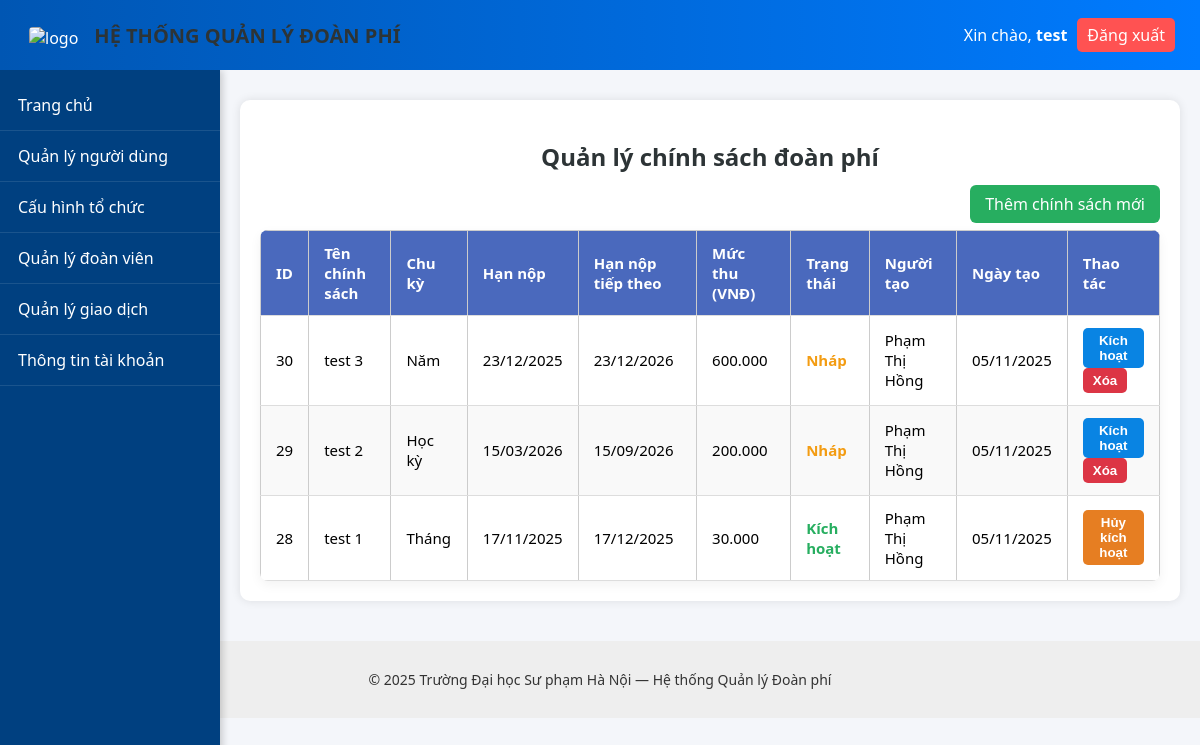
Page /pages/manage_policy.php (signed in) on the earlier database version.
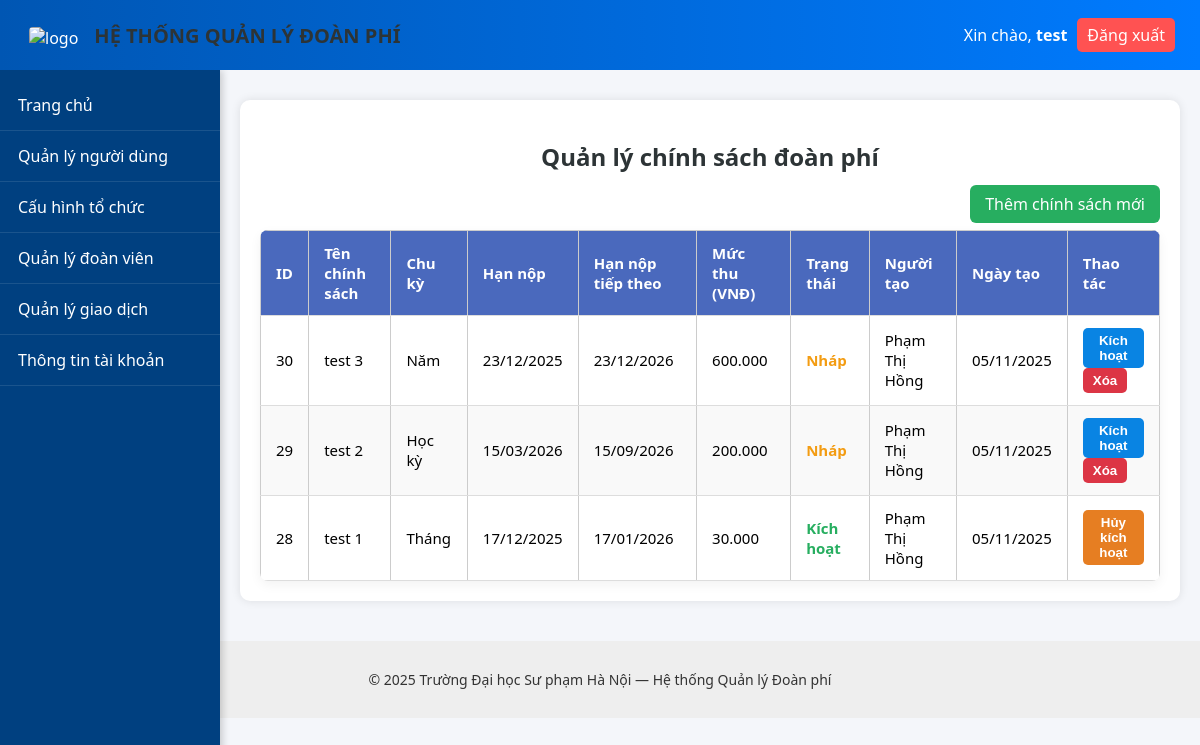
Same page on the later database version.
### tables this page shows
CREATE TABLE `fee_policy` (
  `id` int(11) NOT NULL,
  `policy_name` varchar(255) NOT NULL,
  `cycle` varchar(50) NOT NULL,
  `due_date` date DEFAULT NULL,
  `standard_amount` decimal(10,2) NOT NULL,
  `status` enum('Draft','Active','Inactive') DEFAULT 'Draft',
  `created_by` int(11) DEFAULT NULL,
  `created_at` datetime DEFAULT current_timestamp(),
  `updated_at` datetime DEFAULT current_timestamp() ON UPDATE current_timestamp()
);

CREATE TABLE `users` (
  `userId` int(11) NOT NULL,
  `userName` varchar(255) NOT NULL,
  `fullName` varchar(255) DEFAULT NULL,
  `gender` enum('M','F','O') DEFAULT 'O',
  `identifyCard` varchar(255) DEFAULT NULL,
  `email` varchar(255) DEFAULT NULL,
  `password` varchar(255) NOT NULL,
  `birthDate` date DEFAULT NULL,
  `joinDate` date DEFAULT NULL,
  `unit` varchar(255) DEFAULT NULL,
  `isAdmin` tinyint(1) DEFAULT 0,
  `createdAt` datetime DEFAULT current_timestamp(),
  `updatedAt` datetime DEFAULT current_timestamp() ON UPDATE current_timestamp()
);

### pages/manage_policy.php (the view, shortened to what this page needs)
<?php
include("../includes/header.php");
include("../includes/navbar.php");
include("../config/db.php");
$conn->query("
  UPDATE fee_policy
  SET due_date = CASE
    WHEN cycle = 'Tháng' AND due_date < CURDATE() THEN DATE_ADD(due_date, INTERVAL 1 MONTH)
    WHEN cycle = 'Học kỳ' AND due_date < CURDATE() THEN DATE_ADD(due_date, INTERVAL 6 MONTH)
    WHEN cycle = 'Năm' AND due_date < CURDATE() THEN DATE_ADD(due_date, INTERVAL 1 YEAR)
    ELSE due_date
  END
");
function getNextDue($cycle, $due_date) {
  switch ($cycle) {
    case 'Tháng': return date("d/m/Y", strtotime("+1 month", strtotime($due_date)));
    case 'Học kỳ': return date("d/m/Y", strtotime("+6 month", strtotime($due_date)));
    case 'Năm': return date("d/m/Y", strtotime("+1 year", strtotime($due_date)));
  }
}
$sql = "SELECT p.*, u.fullName AS created_by FROM fee_policy p
        LEFT JOIN users u ON p.created_by = u.userId
        ORDER BY p.created_at DESC";
$result = $conn->query($sql);
?>
<div class="container">
  <h2>Quản lý chính sách đoàn phí</h2>
  <div class="actions">
    <a href="policy_settings.php" class="btn-add">Thêm chính sách mới</a>
  </div>
  <table class="table">
    <thead>
      <tr>
        <th>ID</th>
        <th>Tên chính sách</th>
        <th>Chu kỳ</th>
        <th>Hạn nộp</th>
        <th>Hạn nộp tiếp theo</th>
        <th>Mức thu (VNĐ)</th>
        <th>Trạng thái</th>
        <th>Người tạo</th>
        <th>Ngày tạo</th>
        <th>Thao tác</th>
      </tr>
    </thead>
    <tbody>
      <?php if ($result && $result->num_rows > 0): ?>
        <?php while ($row = $result->fetch_assoc()): ?>
          <tr>
            <td><?= $row['id'] ?></td>
            <td><?= htmlspecialchars($row['policy_name']) ?></td>
            <td><?= htmlspecialchars($row['cycle']) ?></td>
            <td><?= date("d/m/Y", strtotime($row['due_date'])) ?></td>
            <td><?= getNextDue($row['cycle'], $row['due_date']) ?></td>
            <td><?= number_format($row['standard_amount'], 0, ',', '.') ?></td>
            <td>
              <?php if ($row['status'] === 'Active'): ?>
                <span class="status active">Kích hoạt</span>
              <?php else: ?>
                <span class="status draft">Nháp</span>
              <?php endif; ?>
            </td>
            <td><?= htmlspecialchars($row['created_by'] ?? 'Admin') ?></td>
            <td><?= date("d/m/Y", strtotime($row['created_at'])) ?></td>
            <td>
              <?php if ($row['status'] === 'Active'): ?>
                <form method="POST" style="display:inline;" onsubmit="return confirmDeactivate();">
                  <button type="submit" class="btn-deactivate">Hủy kích hoạt</button>
                </form>
              <?php else: ?>
                <form method="POST" style="display:inline;" onsubmit="return confirmActivate();">
                  <button type="submit" class="btn-activate">Kích hoạt</button>
                </form>
                <form method="POST" style="display:inline;" onsubmit="return confirmDelete();">
                  <button type="submit" class="btn-delete">Xóa</button>
                </form>
              <?php endif; ?>
            </td>
          </tr>
        <?php endwhile; ?>
      <?php else: ?>
        <tr><td colspan="10" style="text-align:center;">Không có chính sách nào.</td></tr>
      <?php endif; ?>
    </tbody>
  </table>
</div>
<?php include("../includes/footer.php"); ?>

Differences in the rows shown:
changed fee_policy "test 1": due_date "17/11/2025" → "17/12/2025"; getNextDue($row['cycle'], $row['due_date']) "17/12/2025" → "17/01/2026"
